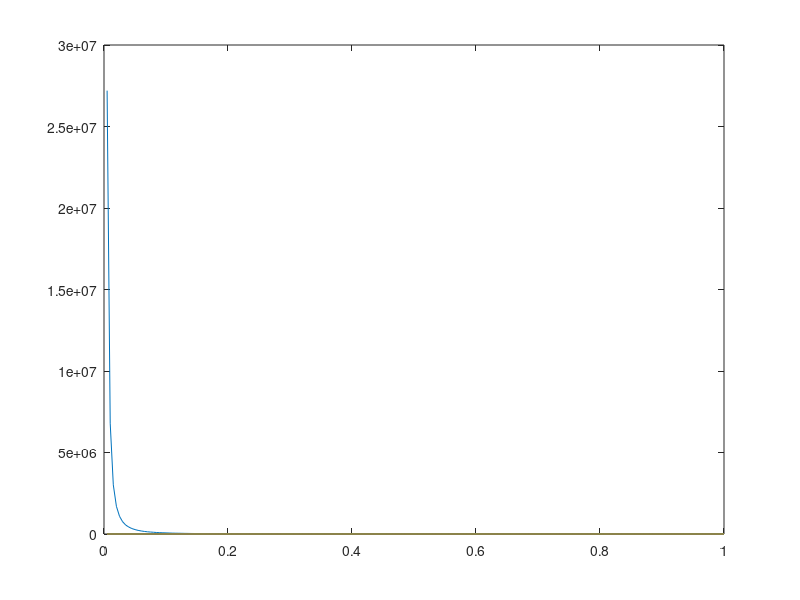

This figure's MATLAB source: (Note: this script raises an error after producing the figure.)

fun = @(x,y)1./(sqrt(x+y).*(1+x+y));
y_max = @(x) 1 - x;

%format long
res1 = integral2(fun,0,1,0,y_max,'Method','iterated');
disp("Iterated")
disp(res1)

res2 = integral2(fun,0,1,0,y_max,'Method','tiled');
disp("Tiled")
disp(res2)

%2
max = 200;
array1 = linspace(1/max,1,max);
array2 = zeros(max);

for i = 1:max  
    x = -3:i/max:3;
    y = -5:i/max:5;
    [X,Y] = meshgrid(x,y);
    Z = X.^2 + Y.^2;
    res3 = trapz(Z);
    res4 = trapz(res3);
    array2(i) = res4;
    disp(i);
    disp(res4);
end

fun = @(x,y)x.^2 +y.^2;
res5 = integral2(fun, -3, 3, -5, 5);
disp("From integral");
disp(res5);

array3 = res5*ones(max,1);
f = figure; 
p = plot(array1, array2, array1, array3);
p(1).LineWidth = 2;
p(2).Marker = '.';
ax = gca;
ax.YLim = [0 res5 * 10];



